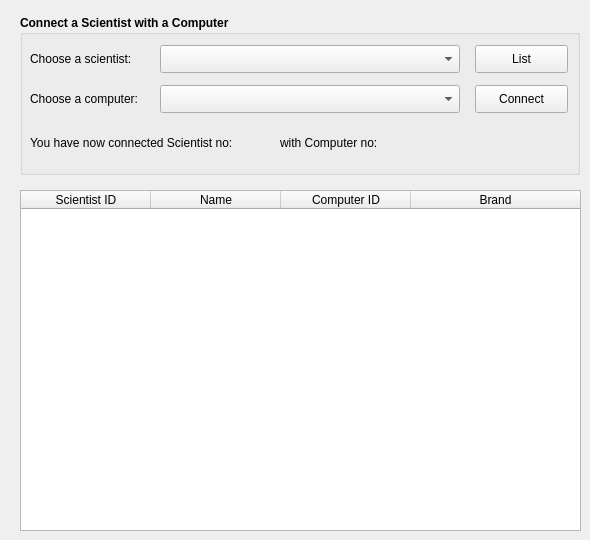
    <widget class="QWidget" name="tbConnect">
     <attribute name="title">
      <string>Connect</string>
     </attribute>
     <widget class="QLabel" name="lblScientist_connect">
      <property name="geometry">
       <rect>
        <x>240</x>
        <y>170</y>
        <width>21</width>
        <height>16</height>
       </rect>
      </property>
      <property name="text">
       <string/>
      </property>
     </widget>
     <widget class="QLabel" name="lblScientist_no2">
      <property name="geometry">
       <rect>
        <x>380</x>
        <y>330</y>
        <width>30</width>
        <height>16</height>
       </rect>
      </property>
      <property name="text">
       <string/>
      </property>
     </widget>
     <widget class="QTableWidget" name="tableWidgetConnect">
      <property name="geometry">
       <rect>
        <x>20</x>
        <y>190</y>
        <width>561</width>
        <height>341</height>
       </rect>
      </property>
      <property name="editTriggers">
       <set>QAbstractItemView::NoEditTriggers</set>
      </property>
      <property name="sortingEnabled">
       <bool>false</bool>
      </property>
      <attribute name="horizontalHeaderDefaultSectionSize">
       <number>130</number>
      </attribute>
      <attribute name="horizontalHeaderStretchLastSection">
       <bool>true</bool>
      </attribute>
      <column>
       <property name="text">
        <string>Scientist ID</string>
       </property>
      </column>
      <column>
       <property name="text">
        <string>Name</string>
       </property>
      </column>
      <column>
       <property name="text">
        <string>Computer ID</string>
       </property>
      </column>
      <column>
       <property name="text">
        <string>Brand</string>
       </property>
      </column>
     </widget>
     <widget class="QGroupBox" name="groupBox_4">
      <property name="geometry">
       <rect>
        <x>20</x>
        <y>15</y>
        <width>560</width>
        <height>160</height>
       </rect>
      </property>
      <property name="font">
       <font>
        <weight>75</weight>
        <bold>true</bold>
       </font>
      </property>
      <property name="title">
       <string>Connect a Scientist with a Computer</string>
      </property>
      <widget class="QLabel" name="label_3">
       <property name="geometry">
        <rect>
         <x>10</x>
         <y>30</y>
         <width>120</width>
         <height>28</height>
        </rect>
       </property>
       <property name="font">
        <font>
         <weight>50</weight>
         <bold>false</bold>
        </font>
       </property>
       <property name="text">
        <string>Choose a scientist:</string>
       </property>
      </widget>
      <widget class="QLabel" name="label_4">
       <property name="geometry">
        <rect>
         <x>10</x>
         <y>70</y>
         <width>120</width>
         <height>28</height>
        </rect>
       </property>
       <property name="font">
        <font>
         <weight>50</weight>
         <bold>false</bold>
        </font>
       </property>
       <property name="text">
        <string>Choose a computer:</string>
       </property>
      </widget>
      <widget class="QPushButton" name="connectbutton">
       <property name="geometry">
        <rect>
         <x>455</x>
         <y>70</y>
         <width>93</width>
         <height>28</height>
        </rect>
       </property>
       <property name="font">
        <font>
         <weight>50</weight>
         <bold>false</bold>
        </font>
       </property>
       <property name="text">
        <string>Connect</string>
       </property>
      </widget>
      <widget class="QLabel" name="lblScientistComputer">
       <property name="geometry">
        <rect>
         <x>10</x>
         <y>120</y>
         <width>221</width>
         <height>16</height>
        </rect>
       </property>
       <property name="font">
        <font>
         <weight>50</weight>
         <bold>false</bold>
        </font>
       </property>
       <property name="text">
        <string>You have now connected Scientist no: </string>
       </property>
      </widget>
      <widget class="QComboBox" name="comboBox_SID">
       <property name="geometry">
        <rect>
         <x>140</x>
         <y>30</y>
         <width>300</width>
         <height>28</height>
        </rect>
       </property>
       <property name="font">
        <font>
         <weight>50</weight>
         <bold>false</bold>
        </font>
       </property>
      </widget>
      <widget class="QLabel" name="lblComputer_no1">
       <property name="geometry">
        <rect>
         <x>370</x>
         <y>120</y>
         <width>30</width>
         <height>16</height>
        </rect>
       </property>
       <property name="font">
        <font>
         <weight>50</weight>
         <bold>false</bold>
        </font>
       </property>
       <property name="text">
        <string/>
       </property>
      </widget>
      <widget class="QLabel" name="lblComputern_no1">
       <property name="geometry">
        <rect>
         <x>260</x>
         <y>120</y>
         <width>111</width>
         <height>16</height>
        </rect>
       </property>
       <property name="font">
        <font>
         <weight>50</weight>
         <bold>false</bold>
        </font>
       </property>
       <property name="text">
        <string>with Computer no: </string>
       </property>
      </widget>
      <widget class="QPushButton" name="showconnection">
       <property name="geometry">
        <rect>
         <x>455</x>
         <y>30</y>
         <width>93</width>
         <height>28</height>
        </rect>
       </property>
       <property name="font">
        <font>
         <weight>50</weight>
         <bold>false</bold>
        </font>
       </property>
       <property name="text">
        <string>List</string>
       </property>
      </widget>
      <widget class="QLabel" name="lblScientist_no1">
       <property name="geometry">
        <rect>
         <x>230</x>
         <y>120</y>
         <width>30</width>
         <height>16</height>
        </rect>
       </property>
       <property name="font">
        <font>
         <weight>50</weight>
         <bold>false</bold>
        </font>
       </property>
       <property name="text">
        <string/>
       </property>
      </widget>
      <widget class="QComboBox" name="comboBox_CID">
       <property name="geometry">
        <rect>
         <x>140</x>
         <y>70</y>
         <width>300</width>
         <height>28</height>
        </rect>
       </property>
       <property name="font">
        <font>
         <weight>50</weight>
         <bold>false</bold>
        </font>
       </property>
      </widget>
     </widget>
    </widget>
